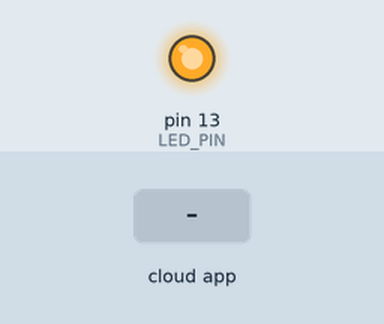
The sketch below on a simulated Arduino Uno, built with avr-gcc and run on an emulated ATmega328P. On the bench: output pins drawn as LEDs (lit = HIGH). The test bench sets the inputs (shaded band). The ROS host is connected and sends only what is stated.

Above: at 6.2 s.
6.3 s: the phone or cloud app sets micro_ros to 0
At 6.8 s:
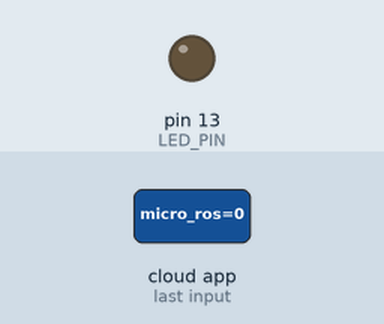
7.8 s: the phone or cloud app sets micro_ros to 1
At 8.8 s:
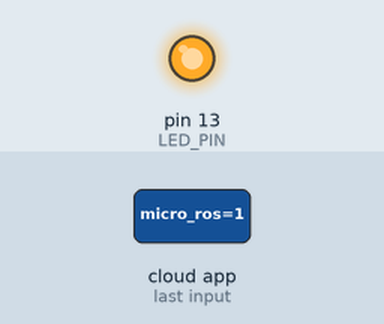
Timing chart, 0 to 10.8 s (numbered marks = the images above; inputs shaded):
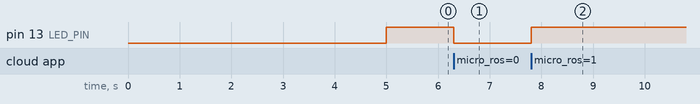

The sketch:

micro_ros_2pub_2sub.ino
```cpp
#include <micro_ros_arduino.h>
#include <stdio.h>
#include <rcl/rcl.h>
#include <rcl/error_handling.h>
#include <rclc/rclc.h>
#include <rclc/executor.h>
#include <std_msgs/msg/int32.h>

// Publishers
rcl_publisher_t pub1;
std_msgs__msg__Int32 msg_pub1; //
rcl_publisher_t pub2;
std_msgs__msg__Int32 msg_pub2; //

// Subscribers
rcl_subscription_t sub1;
std_msgs__msg__Int32 msg_sub1;
rcl_subscription_t sub2;
std_msgs__msg__Int32 msg_sub2;

//Auxiliares
rclc_executor_t executor;
rclc_support_t support;
rcl_allocator_t allocator;
rcl_node_t node;
rcl_timer_t timer;

#define LED_PIN 13

#define RCCHECK(fn) { rcl_ret_t temp_rc = fn; if((temp_rc != RCL_RET_OK)){error_loop();}}
#define RCSOFTCHECK(fn) { rcl_ret_t temp_rc = fn; if((temp_rc != RCL_RET_OK)){}}

////////////////////////////////////////////////////////////////////////
void error_loop() {
  while (1) {
    digitalWrite(LED_PIN, !digitalRead(LED_PIN));
    delay(100);
  }
}

void timer_callback(rcl_timer_t * timer, int64_t last_call_time)
{
  RCLC_UNUSED(last_call_time);
  if (timer != NULL) {
    RCSOFTCHECK(rcl_publish(&pub1, &msg_pub1, NULL));
    msg_pub1.data++;
    RCSOFTCHECK(rcl_publish(&pub2, &msg_pub2, NULL));
    msg_pub2.data += 2;
  }
}

void subscription_callback_1(const void * msgin)
{
  const std_msgs__msg__Int32 * msg = (const std_msgs__msg__Int32 *)msgin;
  digitalWrite(LED_PIN, (msg->data == 0) ? LOW : HIGH);
}

void subscription_callback_2(const void * msgin)
{
  const std_msgs__msg__Int32 * msg = (const std_msgs__msg__Int32 *)msgin;
  digitalWrite(LED_PIN, (msg->data == -1) ? !(digitalRead(LED_PIN)) : (digitalRead(LED_PIN)));
}

/**********************************
  SETUP
**********************************/
void setup() {

  delay(5000);

  set_microros_transports();

  pinMode(LED_PIN, OUTPUT);
  digitalWrite(LED_PIN, HIGH);

  allocator = rcl_get_default_allocator();

  //create init_options
  RCCHECK(rclc_support_init(&support, 0, NULL, &allocator));

  // create node
  RCCHECK(rclc_node_init_default(&node, "Odometry", "", &support));

  // create publishers
  RCCHECK(rclc_publisher_init_default(
            &pub1,
            &node,
            ROSIDL_GET_MSG_TYPE_SUPPORT(std_msgs, msg, Int32),
            "wheel/odometry")); //(parent_folder, sub_folder, msg_type), topic_name

  RCCHECK(rclc_publisher_init_default(
            &pub2,
            &node,
            ROSIDL_GET_MSG_TYPE_SUPPORT(std_msgs, msg, Int32),
            "imu/data")); //(parent_folder, sub_folder, msg_type), topic_name

  // create subscribers
  RCCHECK(rclc_subscription_init_default(
    &sub1,
    &node,
    ROSIDL_GET_MSG_TYPE_SUPPORT(std_msgs, msg, Int32),
    "micro_ros"));

  RCCHECK(rclc_subscription_init_default(
    &sub2,
    &node,
    ROSIDL_GET_MSG_TYPE_SUPPORT(std_msgs, msg, Int32),
    "cmd_vel"));

  // create timer,
  const unsigned int timer_timeout = 100;
  RCCHECK(rclc_timer_init_default(
            &timer,
            &support,
            RCL_MS_TO_NS(timer_timeout),
            timer_callback));

  // create executor
  RCCHECK(rclc_executor_init(&executor, &support.context, 3, &allocator));
  RCCHECK(rclc_executor_add_timer(&executor, &timer));
  RCCHECK(rclc_executor_add_subscription(&executor, &sub1, &msg_sub1, &subscription_callback_1, ON_NEW_DATA));
  RCCHECK(rclc_executor_add_subscription(&executor, &sub2, &msg_sub2, &subscription_callback_2, ON_NEW_DATA));

  msg_pub1.data = 0;   //parameter data of Int32 msg
  msg_pub2.data = 0;   //parameter data of Int32 msg
}

void loop() {
  RCSOFTCHECK(rclc_executor_spin_some(&executor, RCL_MS_TO_NS(100)));
}
```

Measured:
- after the input at 6.3 s, pin 13 (LED_PIN): HIGH → LOW at once
- after the input at 7.8 s, pin 13 (LED_PIN): LOW → HIGH at once
